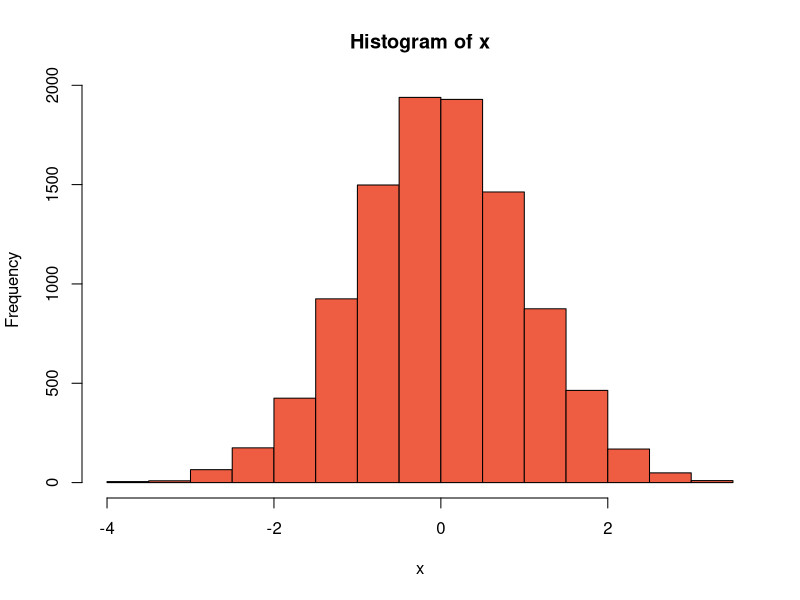
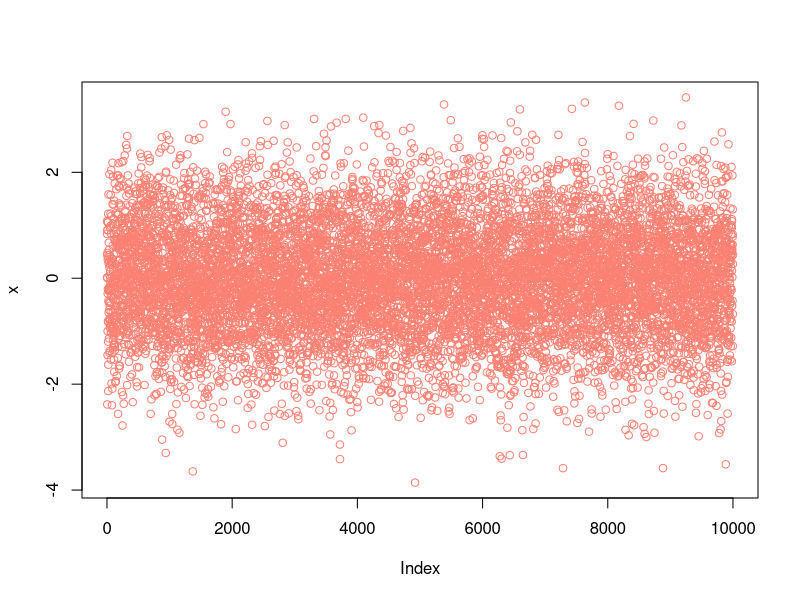
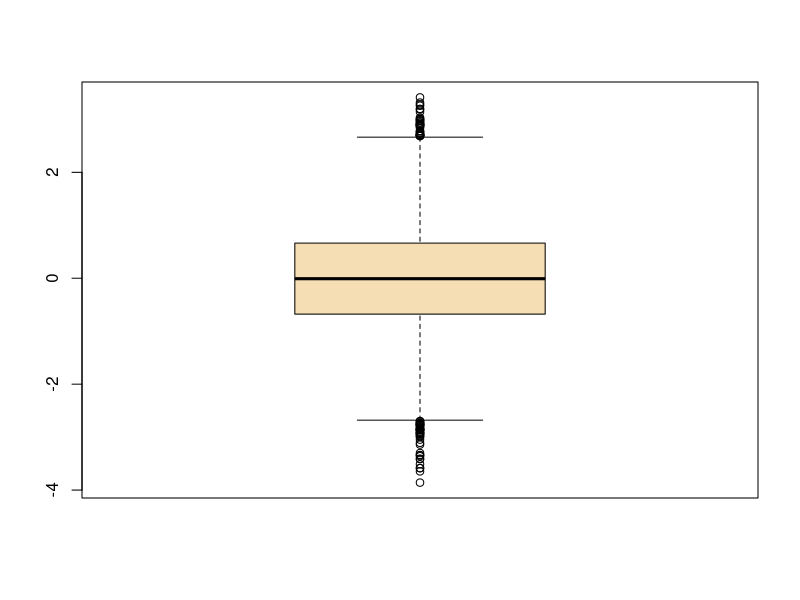

Source code (R) for these figures, in order:
## ---- chunk 1
x<-3
print(x)
## ---- chunk 2
vector_numerico <- c(1, 3, 5, 7)      # vector numérico
vector_texto <- c("a", "b", "c", "d") # vector de texto
vector_logico <- c(TRUE, FALSE, TRUE) # vector lógico / booleano
## ---- chunk 3
x <- c(1:100)

x
## ---- chunk 4
x <- seq(1,100)

x
## ---- chunk 5
x <- seq(from=-12,to=30,by=3)

x
## ---- chunk 6
y <- seq(0,1,0.1)

y
## ---- chunk 7
z <- seq(by=0.1, to =1, from=0.5)

z
## ---- chunk 8
s <- (1:5)

length(s)
## ---- chunk 9
#Se define el vector con la variable "x"
x <- c("Muchos", "años" ,"después" ,",", "frente", "al" ,"pelotón")

#Elegir desde el primer hasta el cuarto elemento del objeto "x"
x[1:4]
## ---- chunk 10
x <- c(1,2,3,5,8,13,21)

x[3:6]
## ---- chunk 11
#Se define el vector "x"
x <- c("Hola", "Bien", "cómo", "!", "estás", ":(", "?")

#Se indica dentro de un nuevo vector que se seleccionen las posiciones 1, 3, 5 y 7 del vector "x". 
x[c(1,3,5,7)]

## ---- chunk 12

x<-c(1,2,3,5,8,13,21)

x[c(2, 7, 4)]
## ---- chunk 13
#Se define el vector "x"
x <- c(1,2,3,5,8,13,21)

#Dentro del corchete indicamos la posición que se quiere omitir 
x[-4]

#Cuando se quiere omitir un conjunto de elementos, se definen las posiciones dentro de un vector
x[-c(2, 7, 4)]   # Todos menos el segundo , séptimo y cuarto elemento
## ---- chunk 14

x[-length(x)]

## ---- chunk 15
x <- c(1,2,3,5,8,13,21)
x[-6] 
x     # Estoy intacto
## ---- chunk 16
#Se define el vector "x"
x <- c(88,5,12,13)

#Agregamos el valor "168" en la posición 4. Intenta explicar paso a paso la siguiente línea de comando. 
x <- c(x[1:3],168,x[4]) 
x
## ---- chunk 17
x<-c()
x                 # Soy un vector vacío :(
x[1]<- 2
x[2:5]<-c(56,78,90,12)
x                 # Ahora ya no :)
## ---- chunk 18
#Repite 5 veces el valor "3" y asignalo a la variable "x"
x <- rep(3,5)
x

#También se pueden repetir un conjunto de valores una vez que sean colocados dentro de un vector
y <- rep(c(1,2,3,5),3) #Repite 3 veces los valores 1, 2, 3 y 5. 
y
## ---- chunk 19
primos <- c(1,2,3,5,7,11)
z <- rep(primos,4)
z
## ---- chunk 20
x<-c(1,2,3,4)

y<-rep(x,each=2)
y
## ---- chunk 21
x <- 1:15
any(x > 7.5)
## ---- chunk 22
any(x > 19.76)
any(x >= 15)
## ---- chunk 23
all(x > sqrt(100))
## ---- chunk 24
all(x>0)
## ---- chunk 25
x<-c(1,2,3)
y<-c(4,5,6)
## ---- chunk 26
x + y 
x + 2
## ---- chunk 27
x - y
x - 1
## ---- chunk 28
x * x
x * y 
y * 3 
## ---- chunk 29
x / y
y / 5
## ---- chunk 30
x ** y
y ^ 2
## ---- chunk 31
sqrt(y)
## ---- chunk 32
log(x)
## ---- chunk 33
#Respuesta muy larga 
(1+2+3+4+5+6+7+8+9+10)/10

## ---- chunk 34
#Se define el vector que incluye mil datos
x<-rnorm(1000)

min(x) #Se obtiene el valor mínimo
max(x) #Se obtiene el valor máximo
range(x) #Da a conocer el rango en el cual se encuentran los valores, es decir el valor min y max. 
sum(x) #Realiza la suma de todos los valores contenidos en el vector 
mean(x) #Calcula el promedio del conjunto de valores 
median(x) #Se obtiene la mediana 

## ---- chunk 35
x <- c(rep(3,5),1:15,rep(c(1,2,3),5))
unique(x)
## ---- chunk 36
x <- sample(10,10)
x
sort(x)
## ---- chunk 37
x<- rnorm(10000)

hist(x,col="tomato2") #Histograma: grafica la distribución de las frecuencias de los datos 
plot(x,col="salmon") #Gráfica los datos en el orden de aparición en el vector 
boxplot(x,col="wheat") #Boxplot: muestra la mediana y quantiles
## ---- chunk 38

edades <- c(35,35,70,17,14) #Definimos un vector llamado "edades"
nombres <- c("Jerry","Beth","Rick", "Summer","Morty") #Definimos un vector llamado "edades", del mismo tamaño que "edades"

names(edades) <- nombres #Se nombran los elementos del vector "edades"
edades

## ---- chunk 39
edades[3]
## ---- chunk 40
edades["Rick"]
## ---- chunk 41
edades[c("Rick","Morty")]
## ---- chunk 42
genomeSizeM_BP<-c(3234.83,2716.97,143.73,0.014281,12.1)
## ---- chunk 43
genomeSizeM_BP*1e6
## ---- chunk 44
organismo<-c("Human","Mouse","Fruit Fly","Roundworm","Yeast")
## ---- chunk 45
names(genomeSizeM_BP)<- organismo
## ---- chunk 46
genomeSizeM_BP
## ---- chunk 47
genomeSizeM_BP[1]
## ---- chunk 48
genomeSizeM_BP[1:4]
## ---- chunk 49
genomeSizeM_BP[c(1,2,5)]
## ---- chunk 50
genomeSizeM_BP[-c(1,3,5)]
## ---- chunk 51
genomeSizeM_BP[c("Yeast","Human")]
## ---- chunk 52
x <- c(88,NA,12,168,13)
## ---- chunk 53
x <- c(88,NA,12,168,13)
## ---- chunk 54
is.na(x)
## ---- chunk 55
x <- c(88,NA,12,168,13)
mean(x)
## ---- chunk 56
x <- c(88,NA,12,168,13)
mean(x,na.rm=TRUE)

## ---- chunk 57
un_vector <- c(1,2,3,5,7,11,13,17,19) 
otro_vector <- un_vector[un_vector*un_vector > 10]   #Se lee el vector desde dentro hacía afuera
otro_vector
## ---- chunk 58
un_vector
un_vector*un_vector > 10    # Mira, de adentro hacía afuera
indices<-un_vector*un_vector > 10 
un_vector[indices]
un_vector[c(FALSE,FALSE,FALSE,TRUE,TRUE,TRUE,TRUE,TRUE,TRUE)]
## ---- chunk 59
un_vector[c(rep(0,3),rep(1,1))]
## ---- chunk 60
un_vector<-c(1,2,3,5,7,11,13,17,19) 
otro_vector <- subset(un_vector,un_vector*un_vector > 10)   
otro_vector
## ---- chunk 61
un_vector<-c(1,2,3,5,7,11,NA,13,17,NA,19) 
otro_vector <- un_vector[un_vector*un_vector > 10]   # Leeme de adentro hacia afuera
otro_vector  # Aquí salen las NAs
## ---- chunk 62
un_vector<-c(1,2,3,5,7,11,NA, 13,17,NA, 19) 
otro_vector <- subset(un_vector,un_vector*un_vector > 10)   
otro_vector  # Aquí ya no aparecen las NAs
## ---- chunk 63

z <- c(5,2,-3,8)
which(z*z > 8)

## ---- chunk 64
z[which(z*z > 8)]
## ---- chunk 65
x <- c(1,4,9,16,25)
y <- 1:5
y <- y*y
## ---- chunk 66
x==y
## ---- chunk 67
y <- 5:9
y
## ---- chunk 68
x = y
## ---- chunk 69
x
y
## ---- chunk 70
x <- seq(1,10000,1)
y <- seq(1,10000,1)
all(x==y)
## ---- chunk 71
sum(x==y)
## ---- chunk 72
x <- c(1,2,2,3,1,2,3,3,1,2,3,3,1)
x
as.factor(x)
x <-as.factor(x)
x
## ---- chunk 73
meses = c("March","April","January","November","January",
       "September","October","September","November","August",
        "January","November","November","February","May","August",
        "July","December","August","August","September","November",
         "February","April")
meses
meses <- as.factor(meses)
meses
## ---- chunk 74
table(meses)
levels(meses)
levels(meses)[1]
levels(meses)[1]<-"Abril"
levels(meses)
meses
## ---- chunk 75
# Temperaturas de incubación (en grados Celsius)
temperaturas <- c(37, 37, 25, 30, 30, 37, 25, 25)

# Cálculo de la temperatura media
temp_media <- mean(temperaturas)
cat("Temperatura media:", temp_media, "°C\n")

# Cálculo de la desviación estándar
temp_desviacion <- sd(temperaturas)
cat("Desviación estándar:", temp_desviacion, "°C\n")
## ---- chunk 76
# Vectores con nombre: Muestras y Temperaturas
muestras <- c("Muestra1", "Muestra2", "Muestra3", "Muestra4")
temperaturas <- c(Muestra1 = 37, Muestra2 = 25, Muestra3 = 30, Muestra4 = 40)

# Filtrado de temperaturas dentro del rango óptimo
temperaturas_optimas <- temperaturas[temperaturas >= 25 & temperaturas <= 37]

# Muestras dentro del rango óptimo
muestras_optimas <- names(temperaturas_optimas)

cat("Muestras con temperatura óptima:", muestras_optimas, "\n")
